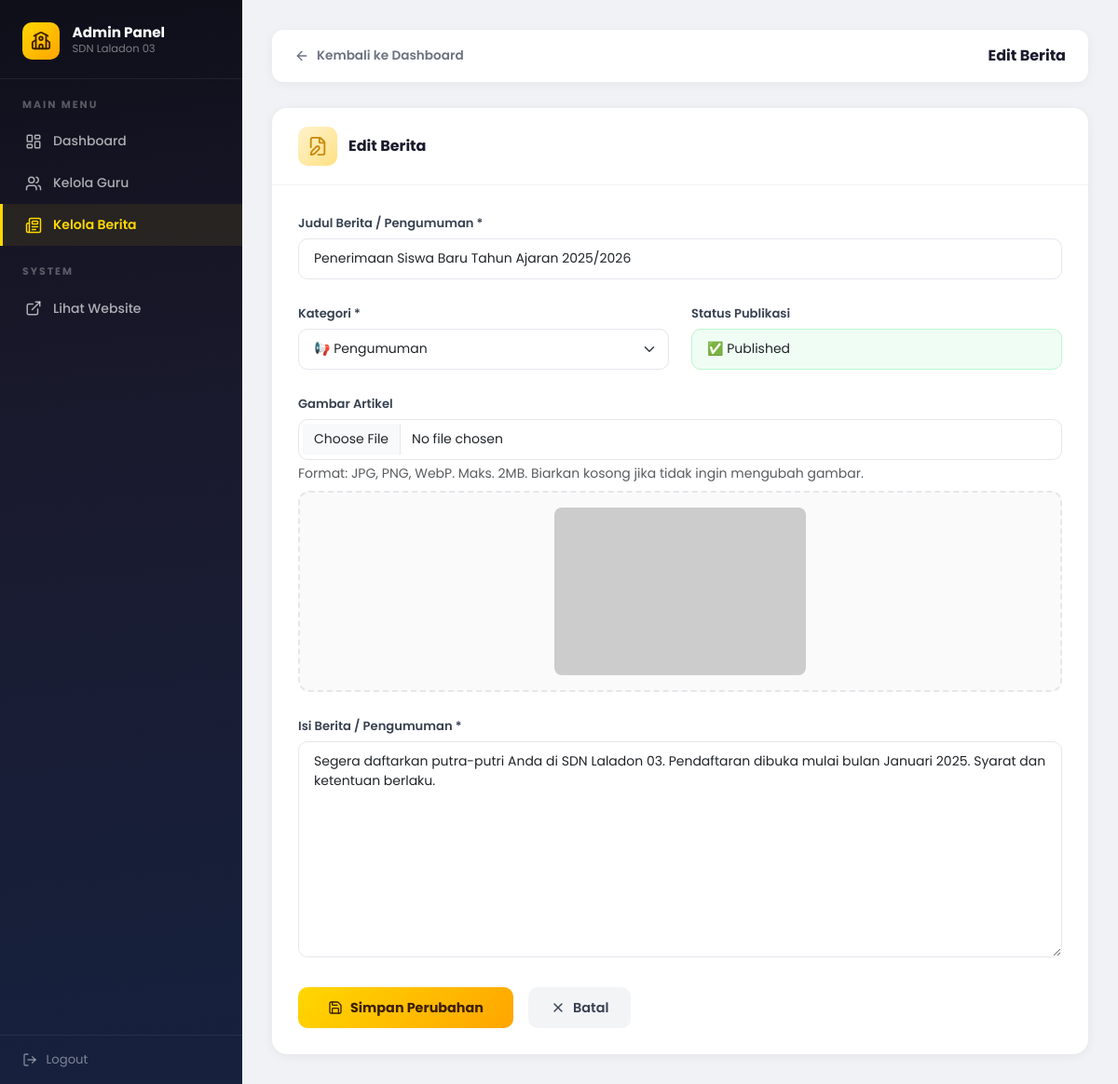
Screenshot of /laladon/announcement_form.php?id=1 (signed in) with the database file from the repository.
### tables this page shows
CREATE TABLE IF NOT EXISTS announcements (
    id           INT AUTO_INCREMENT PRIMARY KEY,
    title        VARCHAR(255) NOT NULL,
    content      TEXT NOT NULL,
    category     ENUM('pengumuman', 'berita', 'event') DEFAULT 'pengumuman',
    image        VARCHAR(255) DEFAULT 'https://placehold.co/600x400/34495e/ffffff?text=Berita',
    is_published TINYINT(1) DEFAULT 1,
    created_at   TIMESTAMP DEFAULT CURRENT_TIMESTAMP
);

### laladon/announcement_form.php (the view, shortened to what this page needs)
<?php
include 'koneksi.php';
$id = ""; $title = ""; $content = ""; $category = "pengumuman"; $image = ""; $is_published = 1; $is_edit = false;
if (isset($_GET['id'])) {
    $id = (int)$_GET['id'];
    $is_edit = true;
    $row = mysqli_fetch_assoc(mysqli_query($koneksi, "SELECT * FROM announcements WHERE id='$id'"));
    $title = $row['title']; $content = $row['content'];
    $category = $row['category']; $image = $row['image']; $is_published = $row['is_published'];
}
$page_title = $is_edit ? 'Edit Berita' : 'Tambah Berita';
?>
<!DOCTYPE html>
<html lang="id">
<head>
    <link href="https://cdn.jsdelivr.net/npm/bootstrap@5.3.3/dist/css/bootstrap.min.css" rel="stylesheet">
</head>
<body>
<nav id="admin-sidebar">
    <div class="sidebar-brand">
        <div class="sidebar-brand-icon">
            <i data-lucide="school" style="width:22px;height:22px;"></i>
        </div>
        <div>
            <div class="sidebar-brand-text">Admin Panel</div>
            <div class="sidebar-brand-sub">SDN Laladon 03</div>
        </div>
    </div>
    <div class="sidebar-section-label">Main Menu</div>
    <ul class="sidebar-nav">
        <li><a href="admin_dashboard.php"><i data-lucide="layout-dashboard" style="width:18px;height:18px;"></i> Dashboard</a></li>
        <li><a href="admin_dashboard.php#teachers-section"><i data-lucide="users" style="width:18px;height:18px;"></i> Kelola Guru</a></li>
        <li><a href="admin_dashboard.php#news-section" class="active"><i data-lucide="newspaper" style="width:18px;height:18px;"></i> Kelola Berita</a></li>
    </ul>
    <div class="sidebar-section-label">System</div>
    <ul class="sidebar-nav">
        <li><a href="index.php" target="_blank"><i data-lucide="external-link" style="width:18px;height:18px;"></i> Lihat Website</a></li>
    </ul>
    <div class="sidebar-footer">
        <a href="logout.php"><i data-lucide="log-out" style="width:16px;height:16px;"></i> Logout</a>
    </div>
</nav>
<div class="admin-content">
    <div class="admin-topbar">
        <a href="admin_dashboard.php" class="topbar-back">
            <i data-lucide="arrow-left" style="width:16px;height:16px;"></i>
            Kembali ke Dashboard
        </a>
        <p class="topbar-title"><?php echo $page_title; ?></p>
    </div>
    <div class="form-card">
        <div class="form-card-header">
            <div class="form-card-icon">
                <i data-lucide="<?php echo $is_edit ? 'file-pen' : 'file-plus'; ?>" style="width:22px;height:22px;"></i>
            </div>
            <h5 class="form-card-title"><?php echo $page_title; ?></h5>
        </div>
        <div class="form-card-body">
            <form action="announcement_process.php" method="POST" enctype="multipart/form-data">
                <div class="row g-4">
                    <div class="col-12">
                        <label class="form-label">Judul Berita / Pengumuman *</label>
                        <input type="text" name="title" class="form-control"
                               value="<?php echo htmlspecialchars($title); ?>"
                               placeholder="Masukkan judul berita..." required>
                    </div>
                    <div class="col-md-6">
                        <label class="form-label">Kategori *</label>
                        <select name="category" class="form-select" required>
                            <option value="pengumuman" <?php echo $category=='pengumuman'?'selected':''; ?>>📢 Pengumuman</option>
                        </select>
                    </div>
                    <div class="col-md-6">
                        <label class="form-label">Status Publikasi</label>
                        <select name="is_published" class="form-select <?php echo $is_published?'select-published':'select-draft'; ?>"
                                onchange="this.className='form-select '+(this.value=='1'?'select-published':'select-draft')">
                            <option value="1" <?php echo $is_published==1?'selected':''; ?>>✅ Published</option>
                        </select>
                    </div>
                    <div class="col-12">
                        <label class="form-label">Gambar Artikel</label>
                        <input type="file" name="image" class="form-control" accept="image/*"
                               onchange="previewImg(this,'imgPreview')">
                        <small class="text-muted d-block mt-1">Format: JPG, PNG, WebP. Maks. 2MB. Biarkan kosong jika tidak ingin mengubah gambar.</small>
                        <?php if ($is_edit && $image): ?>
                        <div class="img-preview-wrap mt-2">
                            <img id="imgPreview" src="<?php echo htmlspecialchars($image); ?>" alt="Preview">
                        </div>
                        <?php else: ?>
                        <div class="img-preview-wrap mt-2" id="imgPreviewWrap" style="display:none;">
                            <img id="imgPreview" src="" alt="Preview">
                        </div>
                        <?php endif; ?>
                    </div>
                    <div class="col-12">
                        <label class="form-label">Isi Berita / Pengumuman *</label>
                        <textarea name="content" class="form-control" rows="10"
                                  placeholder="Tulis isi berita di sini..." required><?php echo htmlspecialchars($content); ?></textarea>
                    </div>
                    <div class="col-12 d-flex align-items-center gap-3 pt-2">
                        <button type="submit" name="<?php echo $is_edit?'update':'save'; ?>" class="btn-save">
                            <i data-lucide="save" style="width:16px;height:16px;"></i>
                            <?php echo $is_edit ? 'Simpan Perubahan' : 'Publikasikan'; ?>
                        </button>
                        <a href="admin_dashboard.php" class="btn-cancel">
                            <i data-lucide="x" style="width:16px;height:16px;"></i>
                            Batal
                        </a>
                    </div>
                </div>
            </form>
        </div>
    </div>
</div>
</body>
</html>

### laladon/announcement_form.php (style rules this page uses)
*, *::before, *::after { box-sizing: border-box; }
body { font-family: 'Poppins', sans-serif; background: #f0f2f5; margin: 0; min-height: 100vh; display: flex; }
#admin-sidebar { width: 260px; min-height: 100vh; flex-shrink: 0; background: linear-gradient(175deg, #0f0f1a 0%, #1a1a2e 40%, #16213e 100%); display: flex; flex-direction: column; position: fixed; top:0; left:0; bottom:0; z-index:100; }
.sidebar-brand { padding: 1.5rem 1.5rem 1.25rem; border-bottom: 1px solid rgba(255,255,255,.07); display: flex; align-items: center; gap: .85rem; }
.sidebar-brand-icon { width:40px;height:40px;background:linear-gradient(135deg,#FFD700,#FFA500); border-radius:10px;display:flex;align-items:center;justify-content:center;color:#3d1f00;flex-shrink:0; }
.sidebar-brand-text { font-size:.95rem;font-weight:700;color:#fff;line-height:1.2; }
.sidebar-brand-sub { font-size:.72rem;color:rgba(255,255,255,.45);font-weight:400; }
.sidebar-section-label { font-size:.68rem;font-weight:700;letter-spacing:2px;text-transform:uppercase; color:rgba(255,255,255,.3);padding:1.25rem 1.5rem .5rem; }
.sidebar-nav { list-style:none;padding:0;margin:0; }
.sidebar-nav a { display:flex;align-items:center;gap:.75rem;padding:.75rem 1.5rem; color:rgba(255,255,255,.65);text-decoration:none;font-size:.875rem;font-weight:500; border-left:3px solid transparent;transition:all .2s; }
.sidebar-nav a.active { color:#FFD700;background:rgba(255,215,0,.08);border-left-color:#FFD700;font-weight:600; }
.sidebar-footer { margin-top:auto;padding:1rem 1.5rem;border-top:1px solid rgba(255,255,255,.07); }
.sidebar-footer a { display:flex;align-items:center;gap:.6rem;font-size:.825rem; color:rgba(255,255,255,.45);text-decoration:none;transition:color .2s; }
.admin-content { margin-left:260px;flex:1;padding:2rem; }
.admin-topbar { background:#fff;border-radius:12px;padding:1rem 1.5rem; display:flex;justify-content:space-between;align-items:center; box-shadow:0 2px 12px rgba(0,0,0,.05);margin-bottom:1.75rem; }
.topbar-back { display:inline-flex;align-items:center;gap:.5rem;font-size:.85rem;font-weight:600; color:#6b7280;text-decoration:none;transition:color .2s; }
.topbar-title { font-size:1rem;font-weight:700;color:#1a1a2e;margin:0; }
.form-card { background:#fff;border-radius:16px; box-shadow:0 2px 12px rgba(0,0,0,.06);overflow:hidden; }
.form-card-header { padding:1.25rem 1.75rem;border-bottom:1px solid #f3f4f6; display:flex;align-items:center;gap:.75rem; }
.form-card-icon { width:42px;height:42px;border-radius:10px; background:linear-gradient(135deg,#FFF3CD,#FFE082); display:flex;align-items:center;justify-content:center;color:#c8890a; }
.form-card-title { font-size:1rem;font-weight:700;color:#1a1a2e;margin:0; }
.form-card-body { padding:1.75rem; }
.form-label { font-size:.82rem;font-weight:600;color:#374151;margin-bottom:.4rem; }
.form-control, .form-select { border:1.5px solid #e5e7eb;border-radius:10px;padding:.65rem 1rem; font-size:.875rem;font-family:'Poppins',sans-serif;transition:border-color .2s,box-shadow .2s; }
textarea.form-control { resize:vertical;min-height:180px; }
.img-preview-wrap { border:2px dashed #e5e7eb;border-radius:12px;padding:1rem; margin-top:.6rem;text-align:center;background:#fafafa; }
.img-preview-wrap img { max-height:180px;border-radius:8px;object-fit:cover; }
.select-published { border-color:#bbf7d0 !important;background:#f0fdf4; }
.btn-save { background:linear-gradient(135deg,#FFD700,#FFA500);color:#3d1f00; border:none;border-radius:10px;padding:.7rem 2rem;font-weight:700; font-family:'Poppins',sans-serif;font-size:.9rem;cursor:pointer; transition:all .2s;display:inline-flex;align-items:center;gap:.5rem; }
.btn-cancel { background:#f3f4f6;color:#374151;border:none;border-radius:10px; padding:.7rem 1.5rem;font-weight:600;font-family:'Poppins',sans-serif; font-size:.9rem;text-decoration:none;display:inline-flex;align-items:center;gap:.5rem; transition:background .2s; }

### rows the page displays
announcements: title "Penerimaan Siswa Baru Tahun Ajaran 2025/2026", category "📢 Pengumuman", is_published "✅ Published", content "Segera daftarkan putra-putri Anda di SDN Laladon 03. Pendaftaran dibuka mulai bulan Januari 2025. Syarat dan ketentuan berlaku."

### other values shown
$page_title "Edit Berita"
